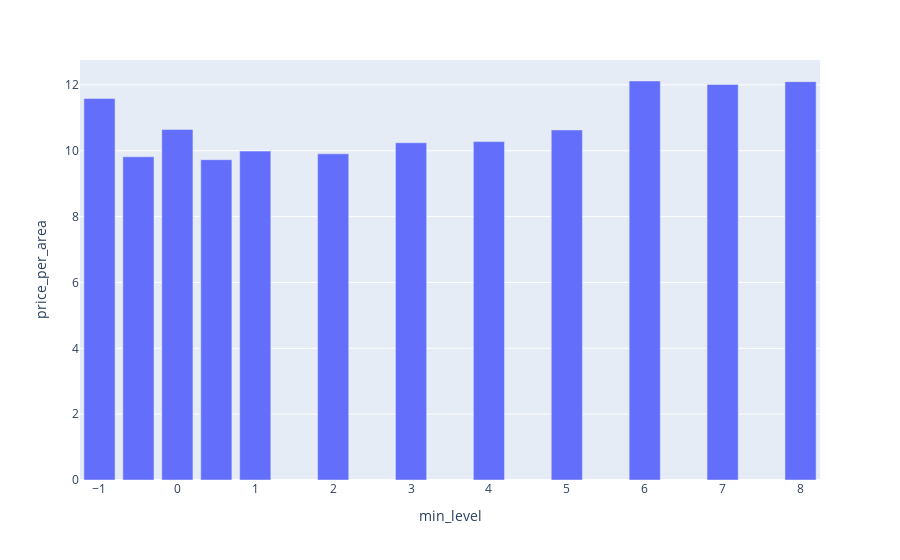

The notebook cell this image was saved under:
### Code cell
fig = px.bar(df_full[df_full['extraction_date'] == "2023-06-05"].groupby('min_level')['price_per_area'].mean().reset_index(), x='min_level', y='price_per_area')
fig.show()

### Figure 1 — Plotly figure (JSON) as saved in the notebook; plotly's stock layout.template omitted (floating-point values rounded to 4 significant figures)
{"data": [{"alignmentgroup": "True", "hovertemplate": "min_level=%{x}<br>price_per_area=%{y}<extra></extra>", "legendgroup": "", "marker": {"color": "#636efa", "pattern": {"shape": ""}}, "name": "", "offsetgroup": "", "orientation": "v", "showlegend": false, "textposition": "auto", "type": "bar", "x": [-1, -0.5, 0, 0.5, 1, 2, 3, 4, 5, 6, 7, 8], "xaxis": "x", "y": [11.59, 9.818, 10.65, 9.73, 9.99, 9.905, 10.24, 10.28, 10.63, 12.12, 12.01, 12.1], "yaxis": "y"}], "layout": {"barmode": "relative", "legend": {"tracegroupgap": 0}, "margin": {"t": 60}, "xaxis": {"anchor": "y", "domain": [0, 1], "title": {"text": "min_level"}}, "yaxis": {"anchor": "x", "domain": [0, 1], "title": {"text": "price_per_area"}}}}
